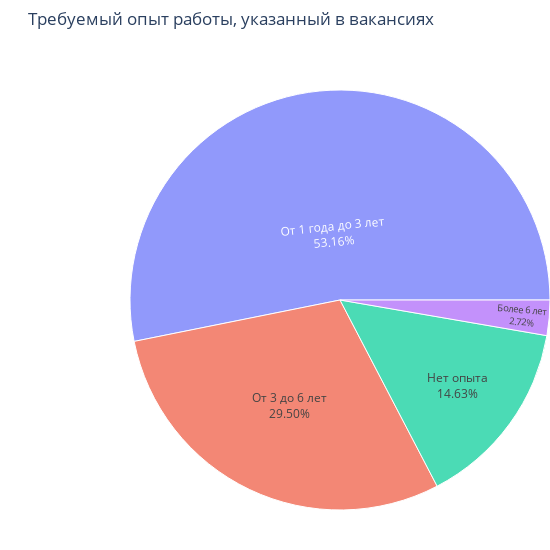

The cell this chart's notebook holds for it:
### Code cell
fig = px.sunburst(df, path=['experience'], values = 'count',
                  width=550, height=550)
fig.update_layout(margin = dict(t=50, l=130, r=0, b=0), title='Требуемый опыт работы, указанный в вакансиях') \
    .update_traces(texttemplate="%{label}<br>%{percentEntry:.2%}")
fig.show();
fig.write_image('images/gr2.svg')

### Figure 1 — Plotly figure (JSON) as saved in the notebook; plotly's stock layout.template omitted (floating-point values rounded to 4 significant figures)
{"data": [{"branchvalues": "total", "domain": {"x": [0, 1], "y": [0, 1]}, "hovertemplate": "labels=%{label}<br>count=%{value}<br>parent=%{parent}<br>id=%{id}<extra></extra>", "ids": ["Более 6 лет", "Нет опыта", "От 1 года до 3 лет", "От 3 до 6 лет"], "labels": ["Более 6 лет", "Нет опыта", "От 1 года до 3 лет", "От 3 до 6 лет"], "name": "", "parents": ["", "", "", ""], "texttemplate": "%{label}<br>%{percentEntry:.2%}", "type": "sunburst", "values": [1337, 7197, 26152, 14511]}], "layout": {"height": 550, "legend": {"tracegroupgap": 0}, "margin": {"b": 0, "l": 130, "r": 0, "t": 50}, "title": {"text": "Требуемый опыт работы, указанный в вакансиях"}, "width": 550}}
